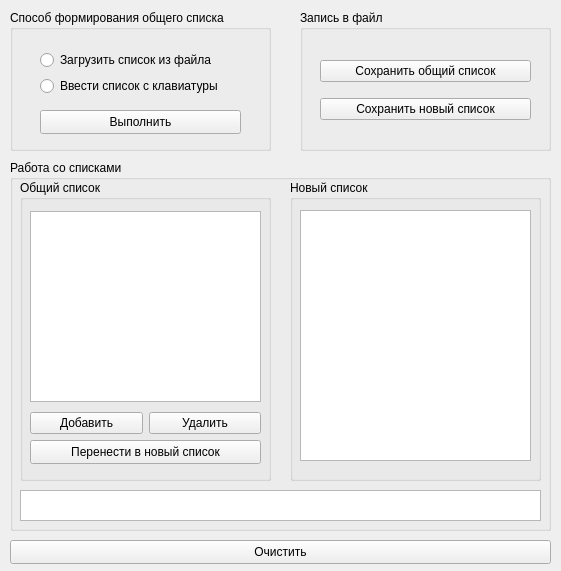
<?xml version="1.0" encoding="UTF-8"?>
<ui version="4.0">
 <class>ListForm</class>
 <widget class="QWidget" name="ListForm">
  <property name="geometry">
   <rect>
    <x>0</x>
    <y>0</y>
    <width>561</width>
    <height>571</height>
   </rect>
  </property>
  <property name="windowTitle">
   <string>Form</string>
  </property>
  <widget class="QGroupBox" name="groupBox">
   <property name="geometry">
    <rect>
     <x>10</x>
     <y>10</y>
     <width>261</width>
     <height>141</height>
    </rect>
   </property>
   <property name="title">
    <string>Способ формирования общего списка</string>
   </property>
   <widget class="QPushButton" name="uploadApplyPushButton">
    <property name="geometry">
     <rect>
      <x>30</x>
      <y>100</y>
      <width>201</width>
      <height>24</height>
     </rect>
    </property>
    <property name="text">
     <string>Выполнить</string>
    </property>
   </widget>
   <widget class="QWidget" name="">
    <property name="geometry">
     <rect>
      <x>30</x>
      <y>40</y>
      <width>201</width>
      <height>48</height>
     </rect>
    </property>
    <layout class="QVBoxLayout" name="verticalLayout">
     <item>
      <widget class="QRadioButton" name="fileRadioButton">
       <property name="text">
        <string>Загрузить список из файла</string>
       </property>
      </widget>
     </item>
     <item>
      <widget class="QRadioButton" name="writeRadioButton">
       <property name="text">
        <string>Ввести список с клавиатуры</string>
       </property>
      </widget>
     </item>
    </layout>
   </widget>
  </widget>
  <widget class="QGroupBox" name="groupBox_3">
   <property name="geometry">
    <rect>
     <x>10</x>
     <y>160</y>
     <width>541</width>
     <height>371</height>
    </rect>
   </property>
   <property name="title">
    <string>Работа со списками</string>
   </property>
   <widget class="QGroupBox" name="groupBox_4">
    <property name="geometry">
     <rect>
      <x>10</x>
      <y>20</y>
      <width>251</width>
      <height>301</height>
     </rect>
    </property>
    <property name="title">
     <string>Общий список</string>
    </property>
    <widget class="QListWidget" name="generalListWidget">
     <property name="geometry">
      <rect>
       <x>10</x>
       <y>31</y>
       <width>231</width>
       <height>191</height>
      </rect>
     </property>
    </widget>
    <widget class="QPushButton" name="comeToNewListPushButton">
     <property name="geometry">
      <rect>
       <x>10</x>
       <y>260</y>
       <width>231</width>
       <height>24</height>
      </rect>
     </property>
     <property name="text">
      <string>Перенести в новый список</string>
     </property>
    </widget>
    <widget class="QWidget" name="">
     <property name="geometry">
      <rect>
       <x>10</x>
       <y>230</y>
       <width>231</width>
       <height>26</height>
      </rect>
     </property>
     <layout class="QHBoxLayout" name="horizontalLayout">
      <item>
       <widget class="QPushButton" name="addToGenListPushButton">
        <property name="text">
         <string>Добавить</string>
        </property>
       </widget>
      </item>
      <item>
       <widget class="QPushButton" name="delFromGenListPushButton">
        <property name="text">
         <string>Удалить</string>
        </property>
       </widget>
      </item>
     </layout>
    </widget>
   </widget>
   <widget class="QGroupBox" name="groupBox_5">
    <property name="geometry">
     <rect>
      <x>280</x>
      <y>20</y>
      <width>251</width>
      <height>301</height>
     </rect>
    </property>
    <property name="title">
     <string>Новый список</string>
    </property>
    <widget class="QListWidget" name="newListWidget">
     <property name="geometry">
      <rect>
       <x>10</x>
       <y>30</y>
       <width>231</width>
       <height>251</height>
      </rect>
     </property>
    </widget>
   </widget>
   <widget class="QTextBrowser" name="textBrowser">
    <property name="geometry">
     <rect>
      <x>10</x>
      <y>330</y>
      <width>521</width>
      <height>31</height>
     </rect>
    </property>
   </widget>
  </widget>
  <widget class="QPushButton" name="resetPushButton">
   <property name="geometry">
    <rect>
     <x>10</x>
     <y>540</y>
     <width>541</width>
     <height>24</height>
    </rect>
   </property>
   <property name="text">
    <string>Очистить</string>
   </property>
  </widget>
  <widget class="QGroupBox" name="groupBox_2">
   <property name="geometry">
    <rect>
     <x>300</x>
     <y>10</y>
     <width>251</width>
     <height>141</height>
    </rect>
   </property>
   <property name="title">
    <string>Запись в файл</string>
   </property>
   <widget class="QWidget" name="">
    <property name="geometry">
     <rect>
      <x>20</x>
      <y>40</y>
      <width>211</width>
      <height>81</height>
     </rect>
    </property>
    <layout class="QVBoxLayout" name="verticalLayout_2">
     <item>
      <widget class="QPushButton" name="saveGeneralListPushButton">
       <property name="text">
        <string>Сохранить общий список</string>
       </property>
      </widget>
     </item>
     <item>
      <widget class="QPushButton" name="saveNewListPushButton">
       <property name="text">
        <string>Сохранить новый список</string>
       </property>
      </widget>
     </item>
    </layout>
   </widget>
  </widget>
 </widget>
 <resources/>
 <connections/>
</ui>
